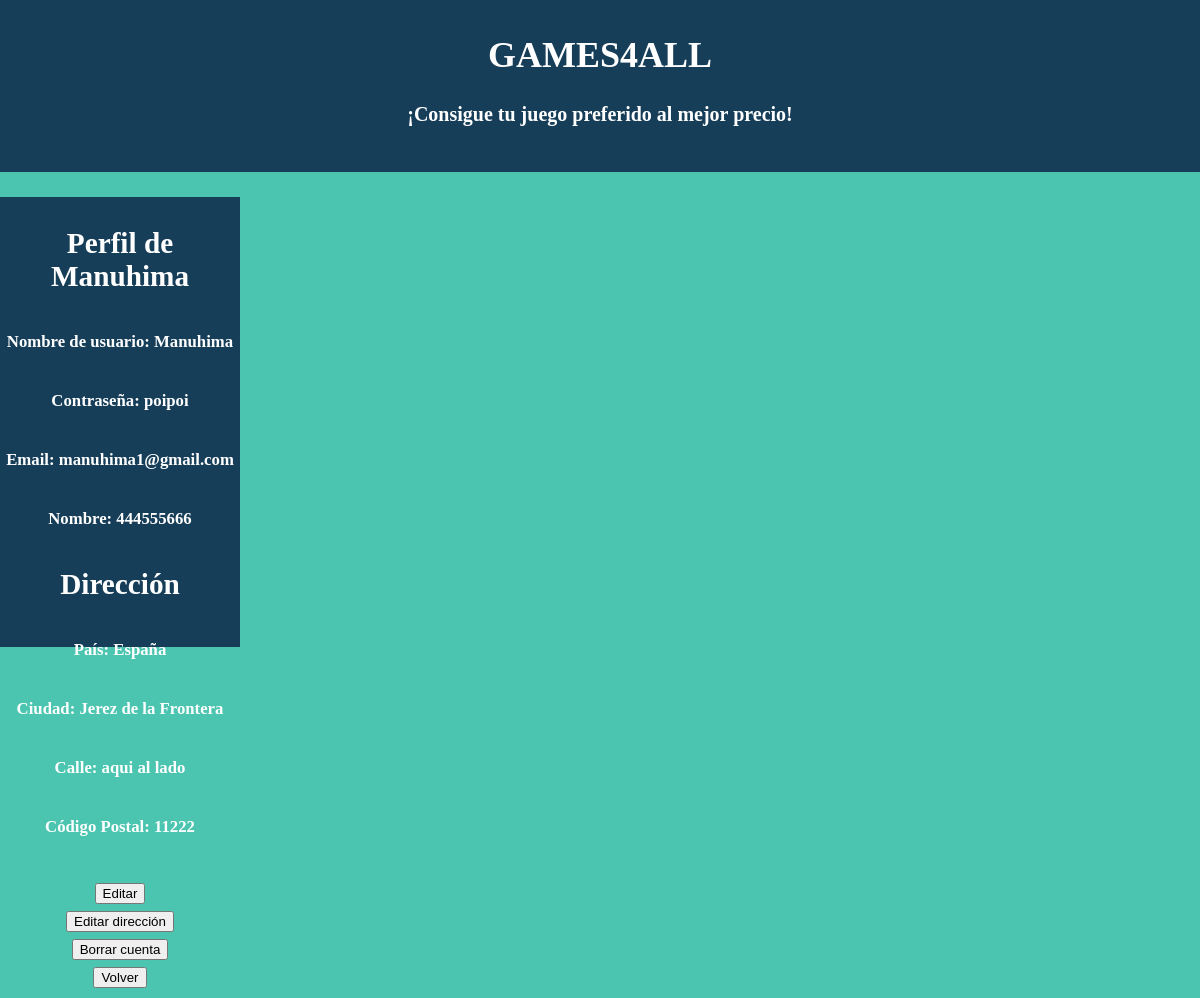
Page /gestionar_perfil.php (signed in) on the committed database.
### tables this page shows
CREATE TABLE `usuario` (
  `id_usuario` int(11) NOT NULL,
  `rol` varchar(15) NOT NULL DEFAULT 'usuario',
  `alias` varchar(15) NOT NULL,
  `password` varchar(15) NOT NULL,
  `correo` varchar(30) NOT NULL,
  `nombre` varchar(60) NOT NULL,
  `pais` varchar(20) NOT NULL,
  `ciudad` varchar(20) NOT NULL,
  `direccion` varchar(40) NOT NULL,
  `cod_postal` varchar(8) NOT NULL
);

### gestionar_perfil.php (the view, shortened to what this page needs)
<!DOCTYPE html>
<html>
    <head>
        <link rel="stylesheet" href="estilos.css">
        <div id="header">
        <h1>GAMES4ALL</h1>
        <h4>¡Consigue tu juego preferido al mejor precio!</h4>
    </div>
    </head>
     <?php
        $alias = $_COOKIE['alias'];
        $conexion = mysqli_connect("localhost", "root", "", "games4all")or die("Fallo al hacer la consulta.");
        $consulta = mysqli_query($conexion, "SELECT * FROM usuario WHERE alias = '$alias'");
        $linea = mysqli_fetch_array($consulta);
        $alias = $linea["alias"];
        $pass = $linea["password"];
        $email = $linea["correo"];
        $nombre = $linea["nombre"];
        $pais = $linea["pais"];
        $ciudad = $linea["ciudad"];
        $direccion = $linea["direccion"];
        $cod_postal = $linea["cod_postal"];
    ?>
    <body style="background-color: #4CC5B0; text-align: center; color: #000000;">
        <div style="float: left; width: 20%; height: 450px; background-color: #173E59; color: #ffffff;font-size: 25px;">
            <h3>Perfil de <?php echo $alias ?></h3>
            <h6>Nombre de usuario: <?php echo $alias ?></h6>
            <h6>Contraseña: <?php echo $pass ?></h6>
            <h6>Email: <?php echo $email ?></h6>
            <h6>Nombre: <?php echo $nombre ?></h6>
            <h3>Dirección</h3>
            <h6>País: <?php echo $pais ?></h6>
            <h6>Ciudad: <?php echo $ciudad ?></h6>
            <h6>Calle: <?php echo $direccion ?></h6>
            <h6>Código Postal: <?php echo $cod_postal ?></h6>
            <form method="post" action="editar_usuario.php">
            <input type="submit" value="Editar">
            </form>
            <form method="post" action="datos_direccion.php?origen=perfil">
            <input type="submit" value="Editar dirección">
            </form>
            <form method="post" action="borrar_usuario.php">
                <input type="submit" value="Borrar cuenta">
            </form>
            <form method="POST" action="menus.php">
                <input type="submit" value="Volver">
            </form>
        </div>
    </body>
</html>

### estilos.css (style rules this page uses)
body { background: url('fondo.png') no-repeat center center fixed; background-size: contain; text-align: center; color: #4CC5B0; margin: 0; }
#header { background-color: #173E59; color: #ffffff; padding: 20px; margin-top: -10px; margin-left: 0px; margin-right: 0px; margin-bottom: 25px; }
#header h1 { font-family: 'Brush Script MT', cursive; font-size: 36px; }
#header h4 { font-family: 'Brush Script MT', cursive; font-size: 20px; }

### rows in the picture
usuario: alias "Manuhima", password "poipoi", correo "manuhima1@gmail.com", nombre "444555666", pais "España", ciudad "Jerez de la Frontera", direccion "aqui al lado", cod_postal "11222"
